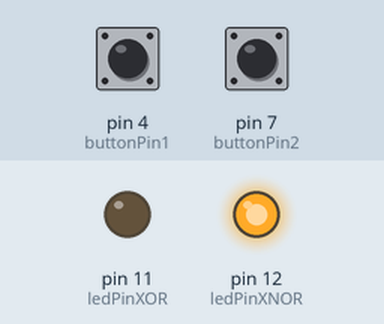
Recording of a sketch running on a simulated Arduino Uno, built with avr-gcc and run on an emulated ATmega328P. Shown: output pins drawn as LEDs (lit = HIGH). The inputs (shaded band) are chosen by the test bench; at power-on: pin 4 (buttonPin1) HIGH, pin 7 (buttonPin2) HIGH.

Above: at 1.2 s.
1.3 s: pin 4 (buttonPin1) pulled LOW for 0.15 s
At 1.37 s:
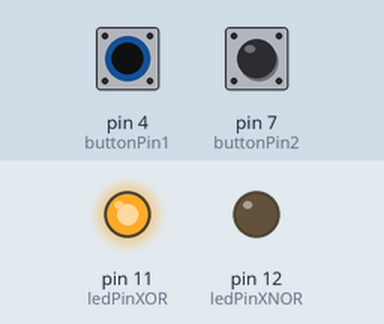
2.9 s: pin 4 (buttonPin1) pulled LOW for 3.2 s
At 6.8 s:
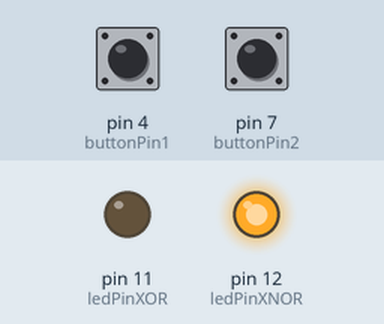
7.6 s: pin 7 (buttonPin2) pulled LOW for 3.2 s
At 7.9 s:
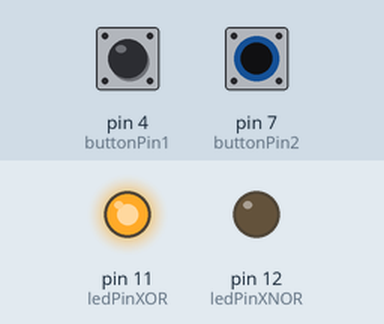
Timing chart, 0 to 12.3 s (numbered marks = the images above; inputs shaded):
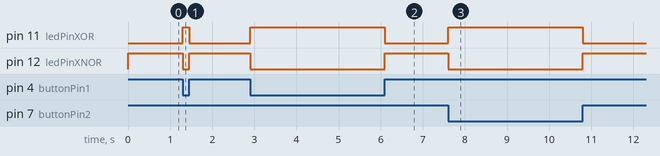

The sketch:

ex13.ino
```cpp
// Arduino Board Layout:
//                  +5V
//                   |
// Pin 4 ----------- Button 1
//                   |
// Pin 7 ----------- Button 2
//                   |
// Pin 11 ---------- LED (XOR output)
//                   |
// Pin 12 ---------- LED (XNOR output)
//                   |
//                  GND

// Tool for online arduino board layout:
// https://www.tinkercad.com/

const int buttonPin1 = 4;    // Pin 4 is connected to Button 1
const int buttonPin2 = 7;    // Pin 7 is connected to Button 2
const int ledPinXOR = 11;    // Pin 11 is connected to LED (XOR output)
const int ledPinXNOR = 12;   // Pin 12 is connected to LED (XNOR output)

void setup()
{
  pinMode(buttonPin1, INPUT_PULLUP);    // Set Pin 4 as input with internal pull-up resistor
  pinMode(buttonPin2, INPUT_PULLUP);    // Set Pin 7 as input with internal pull-up resistor
  pinMode(ledPinXOR, OUTPUT);            // Set Pin 11 as output for XOR LED
  pinMode(ledPinXNOR, OUTPUT);           // Set Pin 12 as output for XNOR LED
}

void loop()
{
  int button1 = digitalRead(buttonPin1);    // Read the state of Button 1
  int button2 = digitalRead(buttonPin2);    // Read the state of Button 2
  int resultXOR = button1 == button2;       // Perform XOR logic
  int resultXNOR = !(button1 == button2);   // Perform XNOR logic
  digitalWrite(ledPinXOR, !resultXOR);      // Set XOR LED based on the XOR result
  digitalWrite(ledPinXNOR, !resultXNOR);    // Set XNOR LED based on the XNOR result
}
```

Measured:
- after the input at 1.3 s, pin 11 (ledPinXOR): LOW → HIGH at once, → LOW 0.15 s later; pin 12 (ledPinXNOR): HIGH → LOW at once, → HIGH 0.15 s later
- after the input at 2.9 s, pin 11 (ledPinXOR): LOW → HIGH at once, → LOW 3.2 s later; pin 12 (ledPinXNOR): HIGH → LOW at once, → HIGH 3.2 s later
- after the input at 7.6 s, pin 11 (ledPinXOR): LOW → HIGH at once, → LOW 3.2 s later; pin 12 (ledPinXNOR): HIGH → LOW at once, → HIGH 3.2 s later
